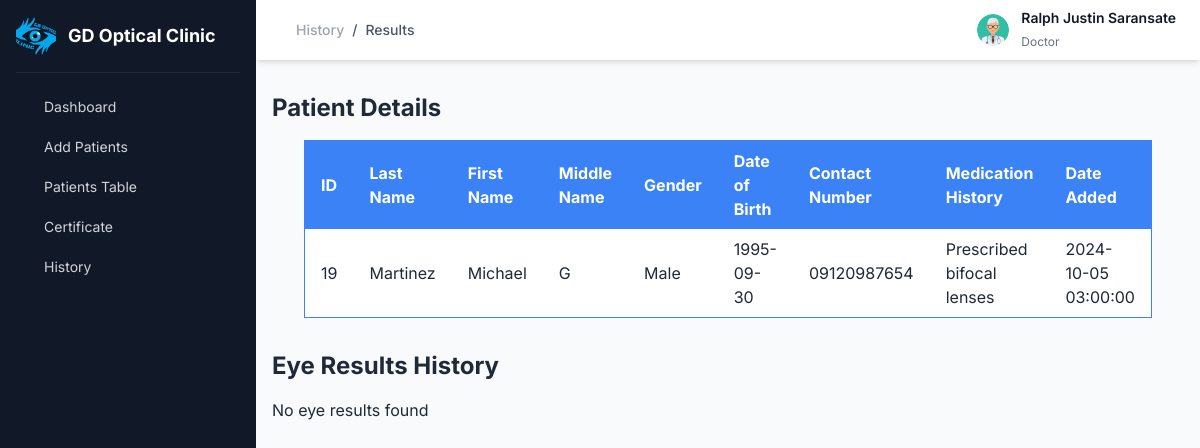
The app's page /pages/secretary_history_result.php?id=19 (signed in), older data.
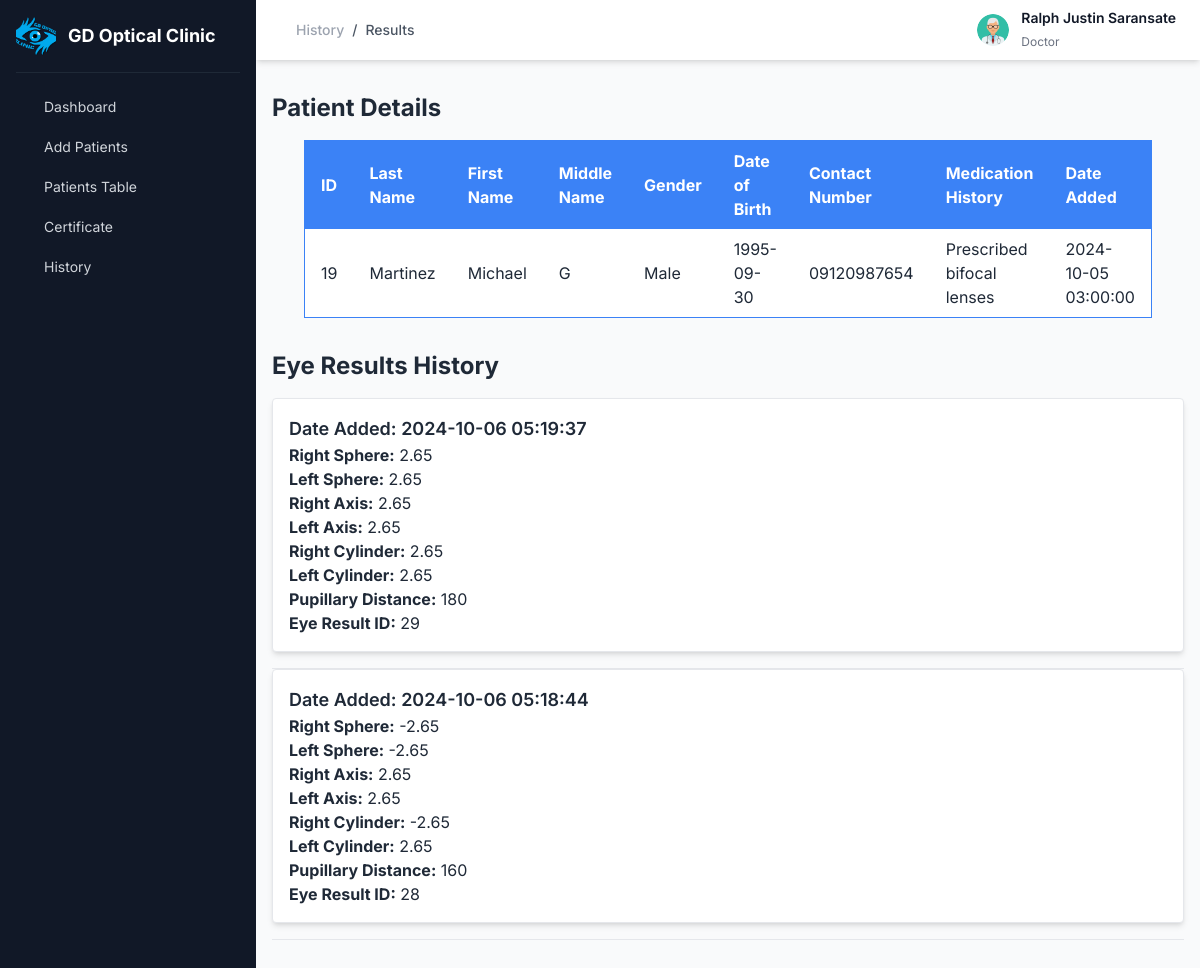
The same page, newer data.
### tables this page shows
CREATE TABLE `accounts` (
  `accounts_id` int(11) NOT NULL,
  `username` varchar(50) NOT NULL,
  `password` varchar(255) NOT NULL,
  `fullname` varchar(100) NOT NULL,
  `gender` enum('male','female','other') NOT NULL,
  `birthdate` date NOT NULL,
  `address` varchar(255) NOT NULL,
  `contact_number` varchar(20) NOT NULL,
  `account_type` enum('doctor','secretary') NOT NULL DEFAULT 'secretary'
);

CREATE TABLE `patients` (
  `patients_id` int(6) NOT NULL,
  `first_name` varchar(255) NOT NULL,
  `last_name` varchar(255) NOT NULL,
  `middle_name` varchar(255) DEFAULT NULL,
  `address` varchar(255) NOT NULL,
  `medication_history` text DEFAULT NULL,
  `date_of_birth` date NOT NULL,
  `gender` varchar(10) NOT NULL,
  `contact_no` varchar(15) NOT NULL,
  `date_added` timestamp NOT NULL DEFAULT current_timestamp() ON UPDATE current_timestamp()
);

CREATE TABLE `eye_result` (
  `eye_result_id` int(11) NOT NULL,
  `patients_id` int(11) NOT NULL,
  `r_sphere` varchar(255) NOT NULL,
  `l_sphere` varchar(255) NOT NULL,
  `r_cylinder` varchar(255) NOT NULL,
  `l_cylinder` varchar(255) NOT NULL,
  `r_axis` varchar(255) NOT NULL,
  `l_axis` varchar(255) NOT NULL,
  `pd` varchar(255) NOT NULL,
  `diagnosis` text NOT NULL,
  `date_added` timestamp NOT NULL DEFAULT current_timestamp() ON UPDATE current_timestamp()
);

### pages/secretary_history_result.php (the view, shortened to what this page needs)
<?php
include('db.php');
if (isset($_GET['id'])) {
    $id = intval($_GET['id']);
    $sql = "SELECT * FROM patients WHERE patients_id = $id";
    $result = $conn->query($sql);
    if ($result->num_rows > 0) {
        $patient = $result->fetch_assoc();
    } else {
        echo "Record not found";
        exit;
    }
    $sql_eye_results = "SELECT * FROM eye_result WHERE patients_id = $id ORDER BY date_added DESC";
    $eye_results_result = $conn->query($sql_eye_results);
} else {
    echo "Invalid request";
    exit;
}
$user_fullname = '';
$user_role = '';
if (isset($_SESSION['username'])) {
    $username = $_SESSION['username'];
    $stmt = $conn->prepare("SELECT fullname, account_type FROM accounts WHERE username = ?");
    $stmt->bind_param("s", $username);
    $stmt->execute();
    $result = $stmt->get_result();
    if ($result->num_rows === 1) {
        $row = $result->fetch_assoc();
        $user_fullname = $row['fullname'];
        $user_role = $row['account_type'];
    }
} else {
    header("Location: login.php");
    exit();
}
?>
<!DOCTYPE html>
<html lang="en">
<head>
    <link rel="stylesheet" href="https://cdnjs.cloudflare.com/ajax/libs/font-awesome/6.0.0-beta3/css/all.min.css">
    <link href="https://cdn.jsdelivr.net/npm/tailwindcss@2.2.19/dist/tailwind.min.css" rel="stylesheet">
</head>
<body>
<main class="w-full md:w-[calc(100%-256px)] md:ml-64 bg-gray-50 min-h-screen transition-all">
    <div class="py-2 px-6 bg-white flex items-center shadow-md sticky top-0 z-30">
        <ul class="flex items-center text-sm ml-4">
            <li class="mr-2">
                <a href="secretary_history.php" class="text-gray-400 hover:text-gray-600 font-medium">History</a>
            </li>
            <li class="text-gray-600 mr-2 font-medium">/</li>
        <li class="text-gray-600 mr-2 font-medium">Results</li>
        </ul>
        <div class="ml-auto flex items-center">
            <div class="dropdown ml-3">
                <button type="button" class="dropdown-toggle flex items-center">
                    <img src="../images/profile.png" alt="Profile Image" class="w-8 h-8 rounded-full block object-cover">
                </button>
            </div>
            <div class="user-details ml-3">
                <span class="name text-sm font-semibold text-gray-900 block"><?php echo htmlspecialchars($user_fullname); ?></span>
                <span class="role text-xs text-gray-500"><?php echo ucfirst(htmlspecialchars($user_role)); ?></span>
            </div>
        </div>
    </div>
    <div class="container mx-auto px-4 py-8">
        <h2 class="text-2xl font-bold mb-4">Patient Details</h2>
        <table class="w-full border-collapse border border-blue-500 max-w-xl mt-4 mx-auto">
            <thead>
                <tr class="bg-blue-500 text-white">
                    <th class="py-2 px-4 text-left">ID</th>
                    <th class="py-2 px-4 text-left">Last Name</th>
                    <th class="py-2 px-4 text-left">First Name</th>
                    <th class="py-2 px-4 text-left">Middle Name</th>
                    <th class="py-2 px-4 text-left">Gender</th>
                    <th class="py-2 px-4 text-left">Date of Birth</th>
                    <th class="py-2 px-4 text-left">Contact Number</th>
                    <th class="py-2 px-4 text-left">Medication History</th>
                    <th class="py-2 px-4 text-left">Date Added</th>
                </tr>
            </thead>
            <tbody>
                <tr class="bg-white border-b border-blue-500">
                    <td class="py-2 px-4"><?php echo $patient['patients_id']; ?></td>
                    <td class="py-2 px-4"><?php echo $patient['last_name']; ?></td>
                    <td class="py-2 px-4"><?php echo $patient['first_name']; ?></td>
                    <td class="py-2 px-4"><?php echo $patient['middle_name']; ?></td>
                    <td class="py-2 px-4"><?php echo $patient['gender']; ?></td>
                    <td class="py-2 px-4"><?php echo $patient['date_of_birth']; ?></td>
                    <td class="py-2 px-4"><?php echo $patient['contact_no']; ?></td>
                    <td class="py-2 px-4"><?php echo $patient['medication_history']; ?></td>
                    <td class="py-2 px-4"><?php echo $patient['date_added']; ?></td>
                </tr>
            </tbody>
        </table>
        <h2 class="text-2xl font-bold mt-8">Eye Results History</h2>
<div class="eye-results-container mt-4">
    <?php if ($eye_results_result->num_rows > 0): ?>
        <?php while ($eye_row = $eye_results_result->fetch_assoc()): ?>
            <div class="eye-result-box border p-4 mb-4 bg-white shadow-md rounded">
                <h3 class="text-lg font-semibold">Date Added: <?php echo $eye_row['date_added']; ?></h3>
                <p><strong>Right Sphere:</strong> <?php echo $eye_row['r_sphere']; ?></p>
                <p><strong>Left Sphere:</strong> <?php echo $eye_row['l_sphere']; ?></p>
                <p><strong>Right Axis:</strong> <?php echo $eye_row['r_axis']; ?></p>
                <p><strong>Left Axis:</strong> <?php echo $eye_row['l_axis']; ?></p>
                <p><strong>Right Cylinder:</strong> <?php echo $eye_row['r_cylinder']; ?></p>
                <p><strong>Left Cylinder:</strong> <?php echo $eye_row['l_cylinder']; ?></p>
                <p><strong>Pupillary Distance:</strong> <?php echo $eye_row['pd']; ?></p>
                <p><strong>Eye Result ID:</strong> <?php echo $eye_row['eye_result_id']; ?></p>
            </div>
            <div class="h-px bg-gray-200"></div>
        <?php endwhile; ?>
    <?php else: ?>
        <p>No eye results found</p>
    <?php endif; ?>
</div>
    </div>
    <?php include('secretary_homepage.php'); ?>
</body>
</html>

### pages/secretary_homepage.php (shortened to what this page needs)
<!DOCTYPE html>
<html lang="en">
<head>
    <link href="https://cdn.jsdelivr.net/npm/remixicon@3.5.0/fonts/remixicon.css" rel="stylesheet">
    <link rel="stylesheet" href="https://cdnjs.cloudflare.com/ajax/libs/font-awesome/6.0.0-beta3/css/all.min.css">
    <link rel="stylesheet" href="../dist/css/doctor_homepage.css">
</head>
<body class="text-gray-800 font-inter">
<div class="fixed left-0 top-0 w-64 h-full bg-gray-900 p-4 z-50 sidebar-menu transition-transform">
    <a href="../pages/secretary_dashboard.php" class="flex items-center pb-4 border-b border-b-gray-800">
        <img src="../images/dash.png" alt="Dashboard Icon" class="rounded object-cover" style="width: 40px; height: 40px;">
        <span class="text-lg font-bold text-white ml-3">GD Optical Clinic</span>
    </a>
    <ul class="mt-4">
        <li class="mb-1 group active">
            <a href="secretary_dashboard.php" class="flex items-center py-2 px-4 text-gray-300 hover:bg-gray-950 hover:text-gray-100 rounded-md group-active:bg-gray-800 group-active:text-white">
                <span class="text-sm">Dashboard</span>
            </a>
        </li>
        <li class="mb-1 group">
            <a href="add_patient.php" class="flex items-center py-2 px-4 text-gray-300 hover:bg-gray-950 hover:text-gray-100 rounded-md group-active:bg-gray-800 group-active:text-white">
                <span class="text-sm">Add Patients</span>
            </a>
        </li>
        <li class="mb-1 group">
            <a href="secretary_table.php" class="flex items-center py-2 px-4 text-gray-300 hover:bg-gray-950 hover:text-gray-100 rounded-md group-active:bg-gray-800 group-active:text-white">
                <span class="text-sm">Patients Table</span>
            </a>
        </li>
        <li class="mb-1 group">
            <a href="#" class="flex items-center py-2 px-4 text-gray-300 hover:bg-gray-950 hover:text-gray-100 rounded-md group-active:bg-gray-800 group-active:text-white">
                <span class="text-sm">Certificate</span>
            </a>
        </li>
        <li class="mb-1 group">
            <a href="secretary_history.php" class="flex items-center py-2 px-4 text-gray-300 hover:bg-gray-950 hover:text-gray-100 rounded-md group-active:bg-gray-800 group-active:text-white">
                <span class="text-sm">History</span>
            </a>
        </li>
    </ul>
</div>
</body>
</html>

Row changes from the older to the newer data that the page shows:
added eye_result: date_added "2024-10-06 05:19:37", r_sphere "2.65", l_sphere "2.65", r_axis "2.65", l_axis "2.65", r_cylinder "2.65", l_cylinder "2.65", pd "180", eye_result_id "29"
added eye_result: date_added "2024-10-06 05:18:44", r_sphere "-2.65", l_sphere "-2.65", r_axis "2.65", l_axis "2.65", r_cylinder "-2.65", l_cylinder "2.65", pd "160", eye_result_id "28"
Text that changed along with them:
text no longer shown: "No eye results found"
